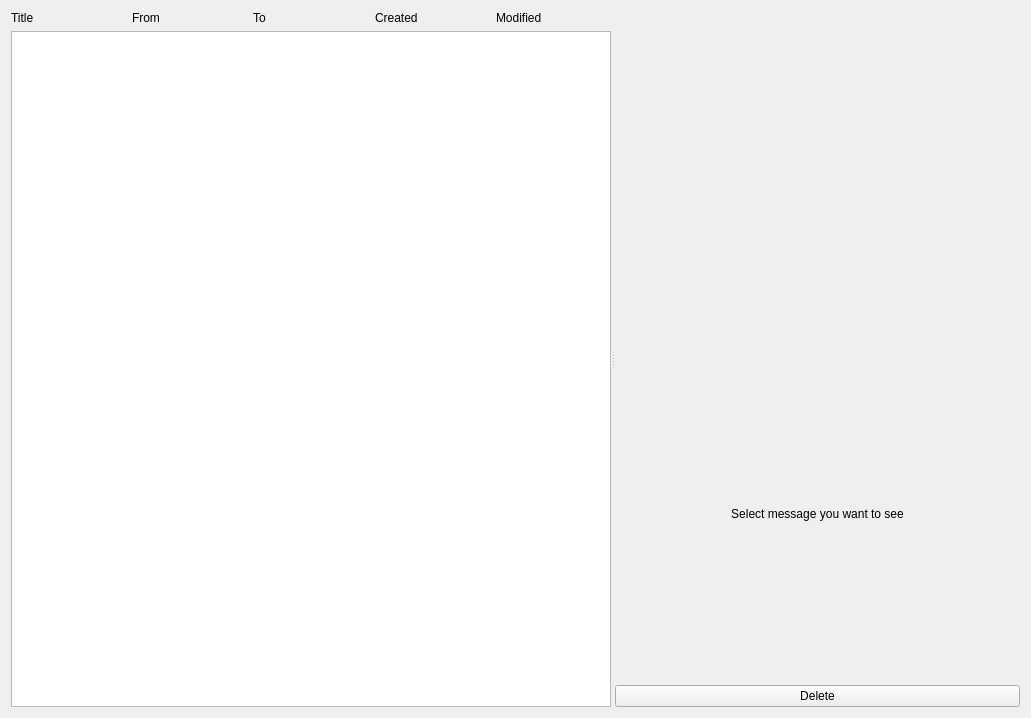
<?xml version="1.0" encoding="UTF-8"?>
<ui version="4.0">
 <class>BrowseMessagesWidget</class>
 <widget class="QWidget" name="BrowseMessagesWidget">
  <property name="geometry">
   <rect>
    <x>0</x>
    <y>0</y>
    <width>1031</width>
    <height>718</height>
   </rect>
  </property>
  <property name="windowTitle">
   <string>Form</string>
  </property>
  <property name="locale">
   <locale language="English" country="UnitedStates"/>
  </property>
  <layout class="QHBoxLayout" name="horizontalLayout">
   <item>
    <widget class="QSplitter" name="splitter">
     <property name="orientation">
      <enum>Qt::Horizontal</enum>
     </property>
     <widget class="QWidget" name="verticalLayoutWidget_2">
      <layout class="QVBoxLayout" name="verticalLayout_2">
       <item>
        <layout class="QHBoxLayout" name="horizontalLayout_4">
         <item>
          <widget class="QLabel" name="label_4">
           <property name="text">
            <string>Title</string>
           </property>
          </widget>
         </item>
         <item>
          <widget class="QLabel" name="label_6">
           <property name="text">
            <string>From</string>
           </property>
          </widget>
         </item>
         <item>
          <widget class="QLabel" name="label_8">
           <property name="text">
            <string>To</string>
           </property>
          </widget>
         </item>
         <item>
          <widget class="QLabel" name="label_5">
           <property name="text">
            <string>Created</string>
           </property>
          </widget>
         </item>
         <item>
          <widget class="QLabel" name="label_7">
           <property name="text">
            <string>Modified</string>
           </property>
          </widget>
         </item>
        </layout>
       </item>
       <item>
        <widget class="QListView" name="listView">
         <property name="editTriggers">
          <set>QAbstractItemView::NoEditTriggers</set>
         </property>
        </widget>
       </item>
      </layout>
     </widget>
     <widget class="QWidget" name="verticalLayoutWidget">
      <layout class="QVBoxLayout" name="verticalLayout">
       <item>
        <widget class="Writer" name="widget" native="true"/>
       </item>
       <item>
        <widget class="QLabel" name="label_3">
         <property name="text">
          <string>Select message you want to see</string>
         </property>
         <property name="alignment">
          <set>Qt::AlignCenter</set>
         </property>
        </widget>
       </item>
       <item>
        <widget class="QPushButton" name="deleteButton">
         <property name="text">
          <string>Delete</string>
         </property>
         <property name="icon">
          <iconset theme="edit-delete"/>
         </property>
        </widget>
       </item>
      </layout>
     </widget>
    </widget>
   </item>
  </layout>
 </widget>
 <customwidgets>
  <customwidget>
   <class>Writer</class>
   <extends>QWidget</extends>
   <header>writer.h</header>
   <container>1</container>
  </customwidget>
 </customwidgets>
 <resources/>
 <connections/>
</ui>
